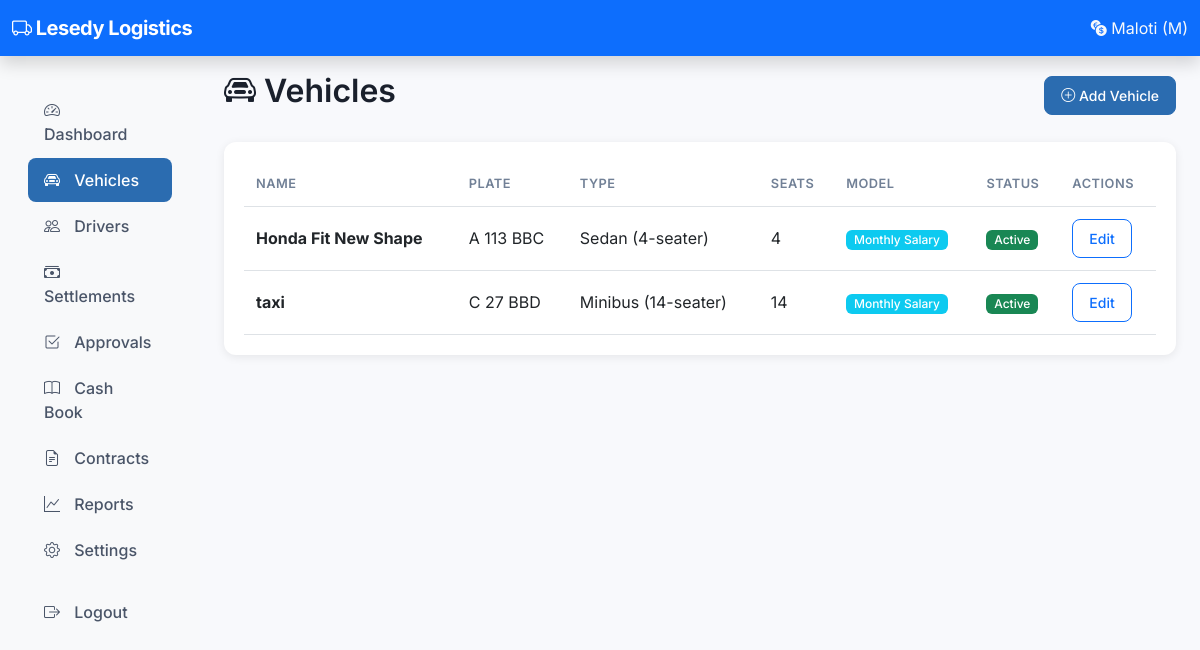
The app's page /owner/vehicles/ (signed in), older data.
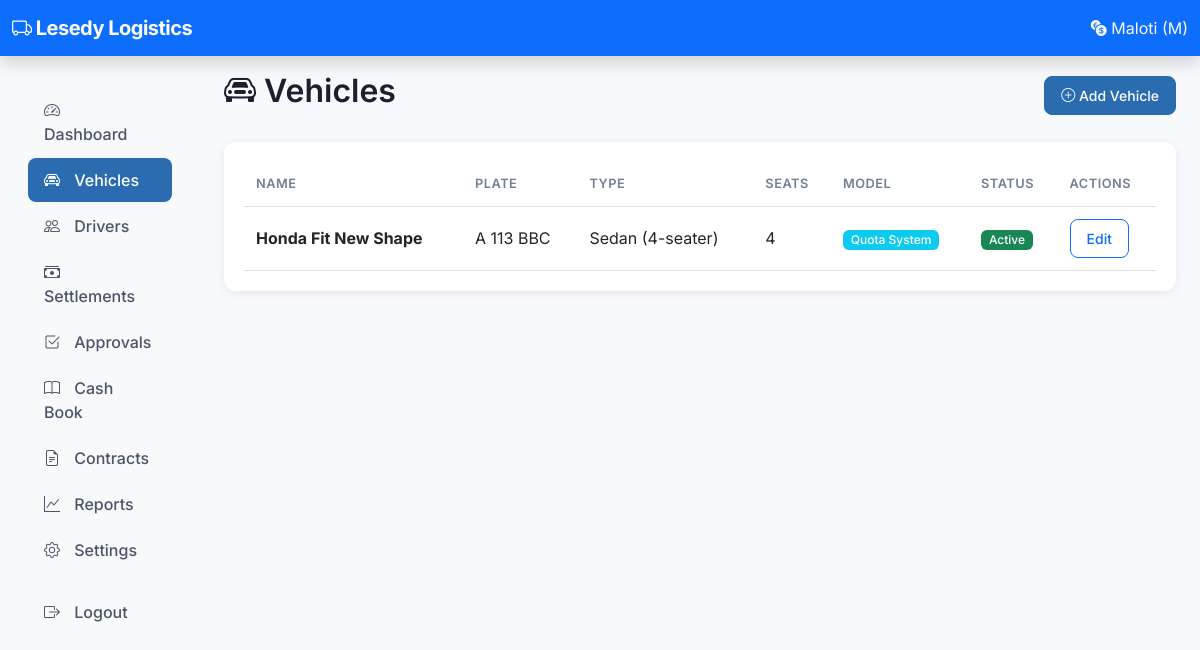
The same page, newer data.
### vehicles/models.py (models this page shows, shortened)
class Vehicle(models.Model):
    VEHICLE_TYPES = [
        ('sedan', 'Sedan (4-seater)'),
        ('minivan', 'Minivan (6-8 seater)'),
        ('minibus', 'Minibus (14-seater)'),
        ('bus', 'Bus (30-50 seater)'),
    ]
    OPERATING_MODELS = [
        ('quota', 'Quota System'),
        ('salary', 'Monthly Salary'),
        ('percentage', 'Percentage System'),
        ('contract', 'Contract System'),
    ]
    name = models.CharField(max_length=100)
    vehicle_type = models.CharField(max_length=20, choices=VEHICLE_TYPES)
    seats = models.PositiveIntegerField()
    plate = models.CharField(max_length=20, unique=True)
    operating_model = models.CharField(max_length=20, choices=OPERATING_MODELS, default='quota')
    daily_quota = models.DecimalField(max_digits=10, decimal_places=2, default=250.00,
                                       help_text="Only used for quota model")
    monthly_salary = models.DecimalField(max_digits=10, decimal_places=2, default=3000.00,
                                          help_text="Only used for salary model")
    driver_percentage = models.DecimalField(max_digits=5, decimal_places=2, default=30.00,
                                             help_text="Driver's percentage of gross income (e.g., 30%)")
    contract_target = models.DecimalField(max_digits=10, decimal_places=2, default=15000.00,
                                           help_text="Monthly target gross income for contract model")
    contract_success_bonus_type = models.CharField(max_length=20, choices=[
        ('fixed', 'Fixed Amount'),
        ('percentage', 'Percentage of Gross'),
        ('hybrid', 'Hybrid (Fixed + Percentage)'),
    ], default='fixed', help_text="Only used for contract model")
    contract_success_bonus_fixed = models.DecimalField(max_digits=10, decimal_places=2, default=2000.00,
                                                        help_text="Fixed bonus amount if target achieved")
    contract_success_bonus_percentage = models.DecimalField(max_digits=5, decimal_places=2, default=10.00,
                                                             help_text="Percentage bonus if target achieved (e.g., 10%)")
    contract_failure_percentage = models.DecimalField(max_digits=5, decimal_places=2, default=20.00,
                                                       help_text="Percentage of gross income driver keeps if target is NOT achieved")
    insurance = models.DecimalField(max_digits=10, decimal_places=2, default=0)
    permit_cost = models.DecimalField(max_digits=10, decimal_places=2, default=0)
    loan_payment = models.DecimalField(max_digits=10, decimal_places=2, default=0)
    default_settlement_frequency = models.CharField(max_length=10, choices=[
        ('daily', 'Daily'),
        ('weekly', 'Weekly'),
    ], default='daily')
    is_active = models.BooleanField(default=True)
    created_at = models.DateTimeField(auto_now_add=True)
    updated_at = models.DateTimeField(auto_now=True)
    @property
    def model_display(self):
        return dict(self.OPERATING_MODELS)[self.operating_model]

### owner/views.py (the view)
# urls.py: path('vehicles/', views.vehicle_list, name='owner_vehicle_list'),
@owner_required
def vehicle_list(request):
    vehicles = Vehicle.objects.all().order_by('name')
    return render(request, 'owner/vehicles/list.html', {'vehicles': vehicles})

### accounts/context_processors.py (called while the page is built)
def pending_approvals(request):
    if request.user.is_authenticated and request.user.is_staff:
        count = DailySettlement.objects.filter(status='submitted').count()
        return {'pending_approvals': count}
    return {}

def system_settings(request):
    try:
        settings = SystemSettings.get_settings()
        return {
            'company_name': settings.company_name,
            'company_phone': settings.company_phone,
            'company_email': settings.company_email,
            'company_address': settings.company_address,
            'company_logo': settings.company_logo,
        }
    except Exception:
        return {
            'company_name': 'Taxi Accounting System',
            'company_phone': '',
            'company_email': '',
            'company_address': '',
            'company_logo': None,
        }

### accounts/models.py (called while the page is built)
    @classmethod
    def get_settings(cls):
        obj, created = cls.objects.get_or_create(id=1)
        return obj

### owner/views.py (called while the page is built)
def is_owner(user):
    return user.is_authenticated and user.is_staff

### templates/owner/vehicles/list.html (shortened to what this page needs)
{% extends 'base.html' %}
{% block content %}
<div class="d-flex justify-content-between align-items-center mb-4">
    <h2><i class="bi bi-car-front"></i> Vehicles</h2>
    <a href="{% url 'owner_vehicle_add' %}" class="btn btn-primary"><i class="bi bi-plus-circle"></i> Add Vehicle</a>
</div>
<div class="card">
    <div class="card-body">
        <div class="table-responsive">
            <table class="table table-hover">
                <thead>
                    <tr>
                        <th>Name</th>
                        <th>Plate</th>
                        <th>Type</th>
                        <th>Seats</th>
                        <th>Model</th>
                        <th>Status</th>
                        <th>Actions</th>
                    </tr>
                </thead>
                <tbody>
                    {% for v in vehicles %}
                    <tr>
                        <td><strong>{{ v.name }}</strong></td>
                        <td>{{ v.plate }}</td>
                        <td>{{ v.get_vehicle_type_display }}</td>
                        <td>{{ v.seats }}</td>
                        <td><span class="badge bg-info">{{ v.model_display }}</span></td>
                        <td>{% if v.is_active %}<span class="badge bg-success">Active</span>{% else %}<span class="badge bg-danger">Inactive</span>{% endif %}</td>
                        <td><a href="{% url 'owner_vehicle_edit' v.id %}" class="btn btn-sm btn-outline-primary">Edit</a></td>
                    </tr>
                    {% empty %}
                    <tr><td colspan="7" class="text-center text-muted">No vehicles</td></tr>
                    {% endfor %}
                </tbody>
            </table>
        </div>
    </div>
</div>
{% endblock %}

Row changes from the older to the newer data that the page shows:
removed Vehicle: name "taxi", plate "C 27 BBD", vehicle_type "Minibus (14-seater)", seats "14", model_display "Monthly Salary", is_active "Active"
changed Vehicle "Honda Fit New Shape": model_display "Monthly Salary" → "Quota System"
